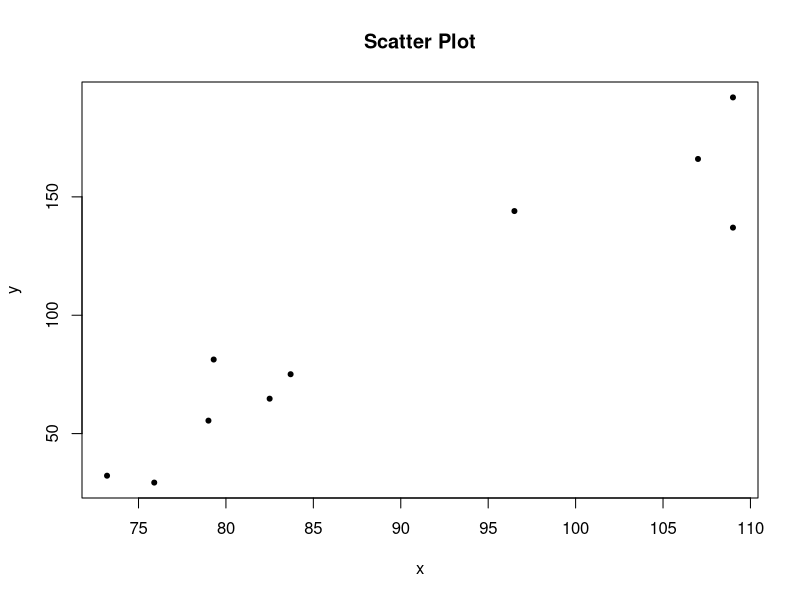
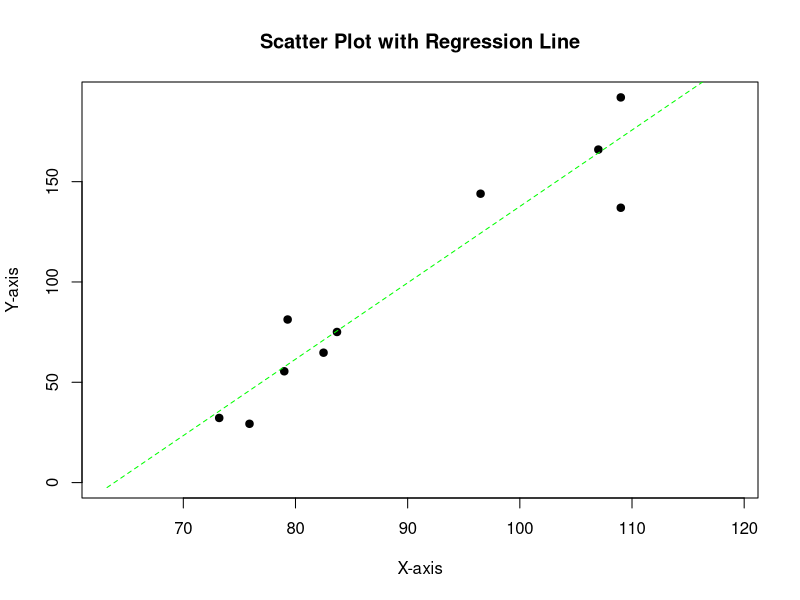

Source code (R) for these figures, in order:
#1 and #2
x <- c(73.2, 75.9, 82.5, 79, 79.3, 83.7, 107, 109, 109, 96.5)
y <- c(32.22, 29.31, 64.75, 55.48, 81.29, 75.08, 166, 192, 137, 144)


n <- length(x)


mean_x <- 0
for (i in 1:n) {
  mean_x <- mean_x + x[i]
}
mean_x <- mean_x / n


mean_y <- 0
for (i in 1:n) {
  mean_y <- mean_y + y[i]
}
mean_y <- mean_y / n


numerator <- 0
denominator <- 0

for (i in 1:n) {
  numerator <- numerator + (x[i] - mean_x) * (y[i] - mean_y)
  denominator <- denominator + (x[i] - mean_x)^2
}

beta1 <- numerator / denominator
beta0 <- mean_y - beta1 * mean_x


cat("Regression Equation: y =", beta0, "+", beta1, "* x\n")


numerator_corr <- 0
denominator_x <- 0
denominator_y <- 0

for (i in 1:n) {
  numerator_corr <- numerator_corr + (x[i] - mean_x) * (y[i] - mean_y)
  denominator_x <- denominator_x + (x[i] - mean_x)^2
  denominator_y <- denominator_y + (y[i] - mean_y)^2
}

correlation <- numerator_corr / sqrt(denominator_x * denominator_y)


cat("Correlation Coefficient:", correlation, "\n")
#3
x <- c(73.2, 75.9, 82.5, 79, 79.3, 83.7, 107, 109, 109, 96.5)
y <- c(32.22, 29.31, 64.75, 55.48, 81.29, 75.08, 166, 192, 137, 144)
plot(x, y, main = "Scatter Plot", xlab = "x", ylab = "y", pch = 20)
#4
x <- c(73.2, 75.9, 82.5, 79, 79.3, 83.7, 107, 109, 109, 96.5)
y <- c(32.22, 29.31, 64.75, 55.48, 81.29, 75.08, 166, 192, 137, 144)
mean_x <- mean(x)
mean_y <- mean(y)
beta1 <- sum((x - mean_x) * (y - mean_y)) / sum((x - mean_x)^2)
beta0 <- mean_y - beta1 * mean_x
plot_range <- range(0, x, y)
plot(1, type = "n", xlim = c(min(x) - 10, max(x) + 10), ylim = plot_range, xlab = "X-axis", ylab = "Y-axis", main = "Scatter Plot with Regression Line")
points(x, y, pch = 19)
x_vals <- seq(min(x) - 10, max(x) + 10, length.out = 100)
y_vals <- beta0 + beta1 * x_vals
lines(x_vals, y_vals, col = "green", lty = 2)
